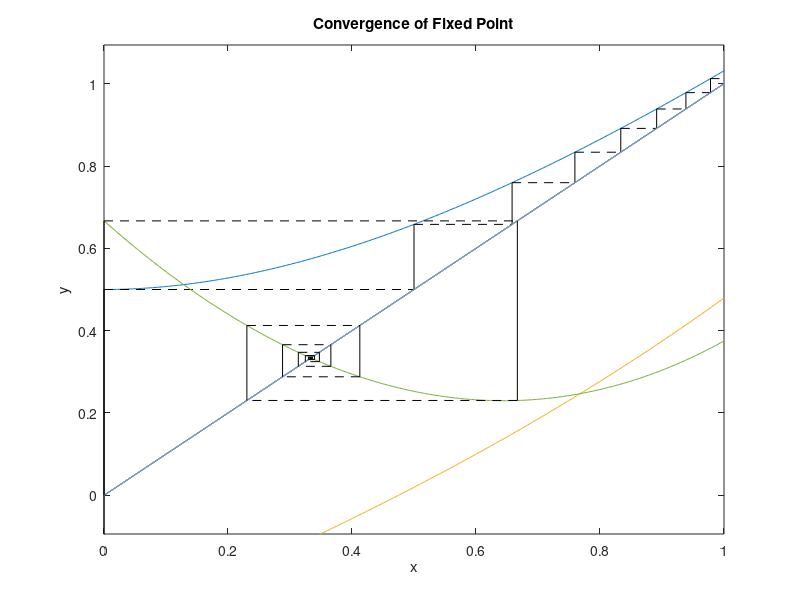

Write MATLAB code to recreate this figure.
clear;
clc;

%# You function here
g=@(x) 1/32*(x.^4 -8*x.^3 +24*x.^2 +16);

%# Start out iteration loop
x1 = 0;
x2 = g(x1);

iterations = 0; % # iteration counter

ezplot(g,[0,1]);
hold on 
ezplot('x',[[0,1]])

while (abs(x2-x1) > 1e-6 && iterations<100)
    plot([x1 x1], [x1 x2], 'k-')
    plot([x1 x2], [x2 x2], 'k--')
     %pause
    iterations = iterations + 1;
    x1 = x2;
    x2 = g(x1);
end
iterations 
[x1 x2]
% Labels
xlabel('x')
ylabel('y')
title('Convergence of Fixed Point')

%% 
clear;
clc;

%# You function here
g=@(x) -1/24*(x.^4 -8*x.^3 -32*x +16).^1/2;

%# Start out iteration loop
x1 = 0;
x2 = g(x1);

iterations = 0;% # iteration counter

ezplot(g,[0,1]);
hold on 
ezplot('x',[[0,1]])

while (abs(x2-x1) > 1e-6 && iterations<100)
    plot([x1 x1], [x1 x2], 'k-')
    plot([x1 x2], [x2 x2], 'k--')
     %pause
    iterations = iterations + 1;
    x1 = x2;
    x2 = g(x1);
end
iterations 
[x1 x2]
% Labels
xlabel('x')
ylabel('y')
title('Convergence of Fixed Point')

%%
clear;
clc;

%# You function here
g=@(x) 1/8*(x.^4 +24*x.^2 -32*x +16).^1/3;

%# Start out iteration loop
x1 = 0;
x2 = g(x1);

iterations = 0;% # iteration counter

ezplot(g,[0,1]);
hold on 
ezplot('x',[[0,1]])

while (abs(x2-x1) > 1e-6 && iterations<100)
    plot([x1 x1], [x1 x2], 'k-')
    plot([x1 x2], [x2 x2], 'k--')
     %pause
    iterations = iterations + 1;
    x1 = x2;
    x2 = g(x1);
end
iterations 
[x1 x2]
% Labels
xlabel('x')
ylabel('y')
title('Convergence of Fixed Point')
